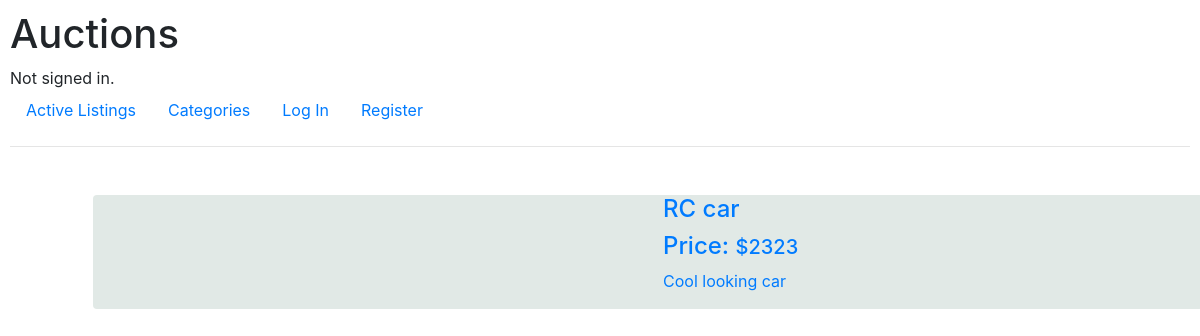
Page /categories/Toys on the committed database.
### auctions/models.py (models this page shows, shortened)
class Listing(models.Model):
    title = models.CharField(max_length=64)
    description = models.CharField(max_length=150)
    starting_bid = models.IntegerField()
    image_link = models.CharField(max_length=400)
    Category = (('Fashion', 'Fashion'),('Toys','Toys'),('Electronics','Electronics'),('Home','Home'),('Health', 'Health'),('Sports','Sports'))
    category = models.CharField(max_length=200,null=True, choices=Category)
    user = models.ForeignKey(User,on_delete=models.CASCADE,related_name="Products")
    active_category=(('Active','Active'),('Close','Close'))
    active = models.CharField(max_length=200,null=True, choices=active_category,default="Active")

### auctions/views.py (the view)
# urls.py: path("categories/<str:category>",views.specific_category,name="specific_category"),
def specific_category(request, category):
    context={"items":Listing.objects.filter(category=category)}
    return render(request,"auctions/category.html",context)

### auctions/templates/auctions/category.html (shortened to what this page needs)
{% extends "auctions/layout.html" %}
{% block body %}
<div class="container">
    {% for item in items %}
    <a href="{% url 'listing_page' item.id%}">
    <div class="container m-5 " >
        <div class="row  rounded d-flex align-items-center" style="background-color: rgb(225, 233, 230);" >
            <div class="col d-flex-column-reverse  ">
                <h4>{{item.title}}</h4>
                <h4>Price: <span class="h5">${{item.starting_bid}}</span></h4>
                <p>{{item.description}}</p>
            </div>
        </div>
    </a>
    </div>
    {% empty %}
        <h4>No item</h4>
    {% endfor %}
{% endblock %}

### auctions/static/auctions/styles.css (style rules this page uses)
body { padding: 10px; }

### rows in the picture
Listing: title "RC car", starting_bid "2323", description "Cool looking car"
